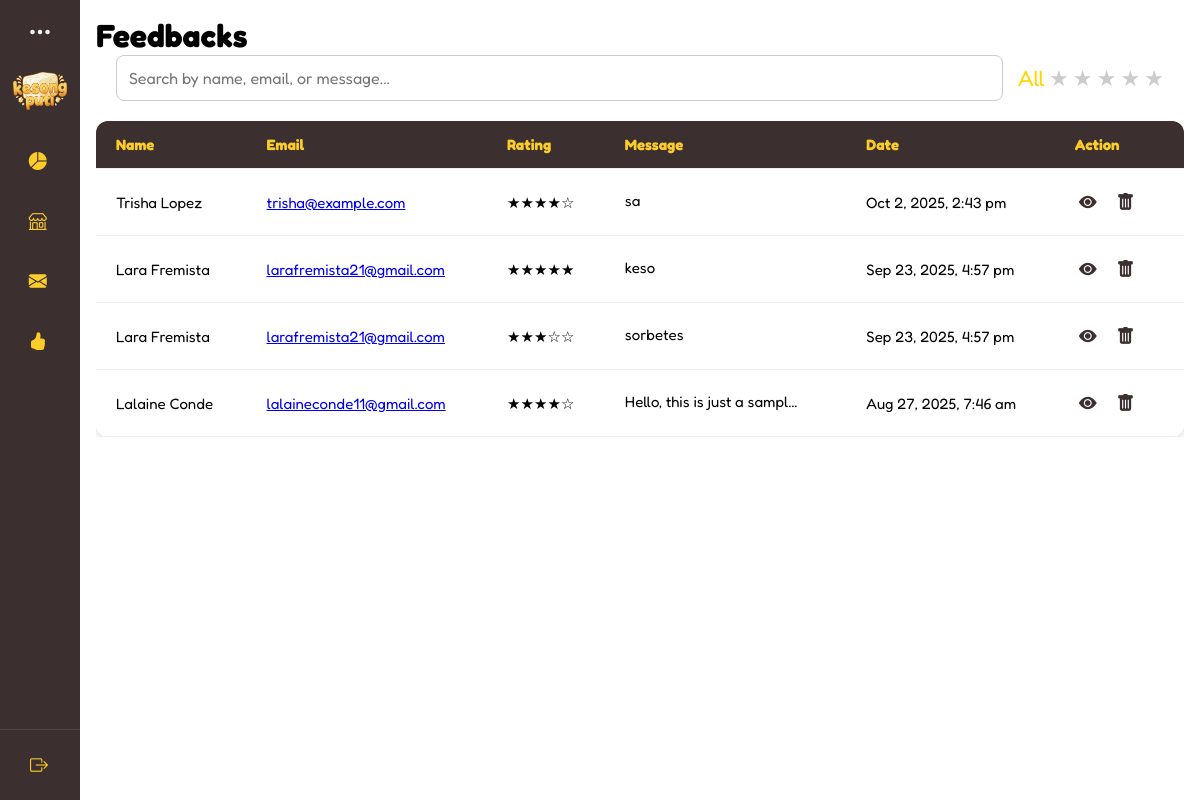
The app's page /interfaces/admin/feedbacks.php (signed in), older data.
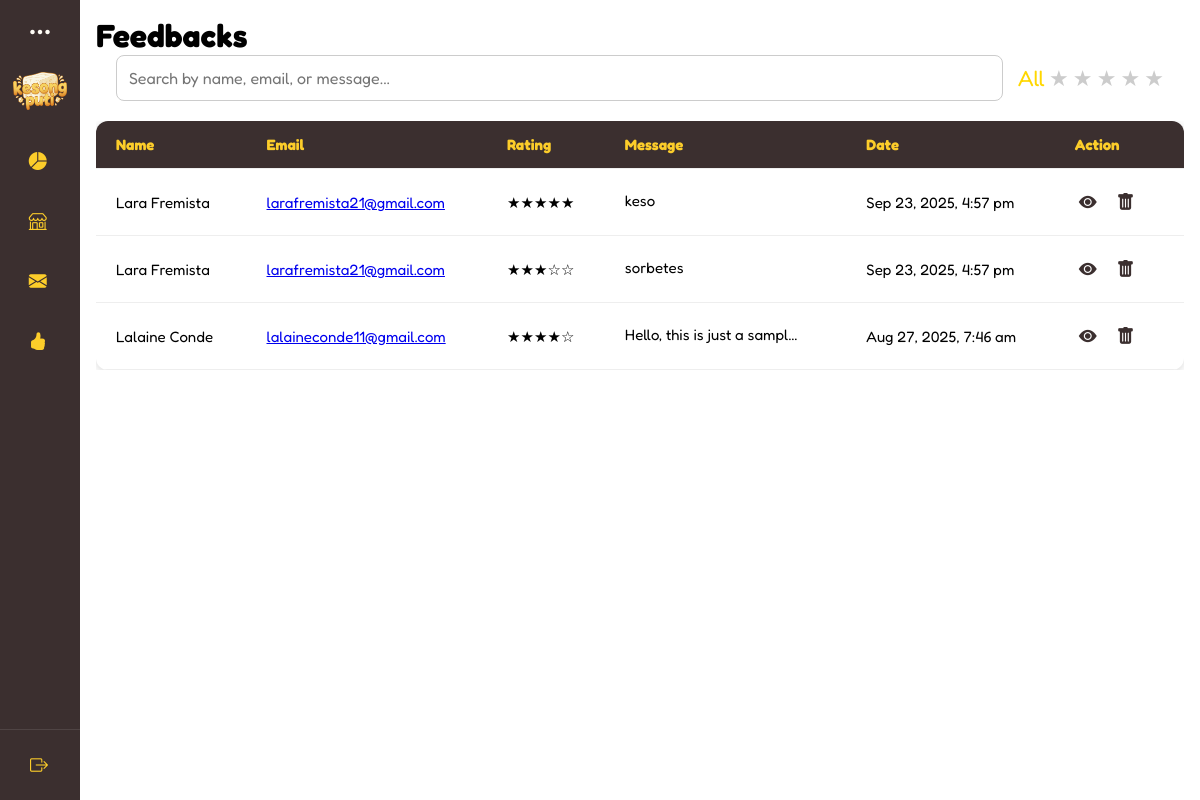
The same page, newer data.
### tables this page shows
CREATE TABLE `reviews` (
  `review_id` int(11) NOT NULL,
  `name` varchar(100) NOT NULL,
  `email` varchar(255) NOT NULL,
  `rating` varchar(10) NOT NULL,
  `feedback` text NOT NULL,
  `created_at` timestamp NOT NULL DEFAULT current_timestamp(),
  `recipient` varchar(100) NOT NULL,
  `order_id` int(11) DEFAULT NULL,
  `media` text DEFAULT NULL,
  `order_item_id` int(11) DEFAULT NULL
);

### interfaces/admin/feedbacks.php (the view, shortened to what this page needs)
<?php
require '../../connection.php';
include ('../../includes/admin-dashboard.php');
 if ($_SESSION['role'] === 'admin') {
    $recipient = "admin_" . $_SESSION['admin_id'];
    $userId = $_SESSION['admin_id'];
    $storeQuery = "SELECT store_name FROM admins WHERE admin_id = $userId LIMIT 1";
} elseif ($_SESSION['role'] === 'superadmin') {
    $recipient = "super_" . $_SESSION['super_id'];
    $userId = $_SESSION['super_id'];
    $storeQuery = "SELECT store_name FROM super_admin WHERE super_id = $userId LIMIT 1";
}
$storeName = "Kesong Puti";
if (isset($storeQuery)) {
    $storeResult = mysqli_query($connection, $storeQuery);
    $storeRow = mysqli_fetch_assoc($storeResult);
    if ($storeRow && !empty($storeRow['store_name'])) {
        $storeName = htmlspecialchars($storeRow['store_name']);
    }
}
$sql = "SELECT * FROM reviews
        WHERE recipient = '$recipient'
        ORDER BY created_at DESC";
$result = mysqli_query($connection, $sql);
?>
<!DOCTYPE html>
<html lang="en">
<head>
    <link
      rel="stylesheet"
      href="https://cdn.jsdelivr.net/npm/bootstrap-icons/font/bootstrap-icons.css"
    />
    <link rel="stylesheet" href="../../css/admin.css"/>
</head>
<body>
<div class="main-content">
      <div class="box" id="feedback-content">
        <h1>Feedbacks</h1>
        <div class="feedback-filter-bar">
          <input
            type="text"
            id="feedbackSearch"
            placeholder="Search by name, email, or message..."
          />
<div class="star-filter">
  <span class="filter-star active" data-value="all">All</span>
  <span class="filter-star" data-value="1">★</span>
  <span class="filter-star" data-value="2">★</span>
  <span class="filter-star" data-value="3">★</span>
  <span class="filter-star" data-value="4">★</span>
  <span class="filter-star" data-value="5">★</span>
</div>
        </div>
      <div class="feedback-table-wrapper">
        <table class="feedback-table">
          <thead>
            <tr>
              <th>Name</th>
              <th>Email</th>
              <th>Rating</th>
              <th>Message</th>
              <th>Date</th>
              <th>Action</th>
            </tr>
          </thead>
          <tbody id="feedbackTableBody">
          <?php if (mysqli_num_rows($result) > 0): ?>
            <?php while ($row = mysqli_fetch_assoc($result)): ?>
              <?php
              $rating = (int)$row['rating'];
          $stars = str_repeat('★', $rating) . str_repeat('☆', 5 - $rating);
              ?>
              <tr>
                <td><?= htmlspecialchars($row['name']) ?></td>
          <td>
              <?php
                  $cleanName = htmlspecialchars($row['name']);
                  $email = htmlspecialchars($row['email']);
                  $subject = "Response to Your Feedback";
                  $body = "Dear $cleanName,%0D%0A%0D%0A" .
                          "Thank you for your feedback regarding our services. We have reviewed your message and would like to provide the following response:%0D%0A%0D%0A" .
                          "[Your Response Here]%0D%0A%0D%0A" .
                          "Best regards,%0D%0A" .
                          "$storeName";
              ?>
              <a href="mailto:<?= $email ?>?subject=<?= rawurlencode($subject) ?>&body=<?= $body ?>">
                  <?= $email ?>
              </a>
          </td>
                <td class="rating-stars"><?= $stars ?></td>
                <td class="contact-message">
                  <span class="short-msg">
                    <?= htmlspecialchars(strlen($row['feedback']) > 50 ? substr($row['feedback'],0,50).'...' : $row['feedback']) ?>
                  </span>
                </td>
                <td><?= date("M j, Y, g:i a", strtotime($row['created_at'])) ?></td>
                <td>
                  <button
                    class="view-btn view-more"
                    data-message="<?= htmlspecialchars($row['feedback']) ?>"
                    data-media='<?= htmlspecialchars($row['media']) ?>'
                    title="View Full Message"
                  >
                    <i class="bi bi-eye-fill"></i>
                  </button>
                  <button class="delete-btn" data-id="<?= $row['review_id'] ?>">
                    <i class="bi bi-trash-fill"></i>
                  </button>
                </td>
              </tr>
            <?php endwhile; ?>
          <?php else: ?>
            <tr>
              <td colspan="6" style="text-align:center;">No feedbacks found</td>
            </tr>
          <?php endif; ?>
          </tbody>
                    </table>
                  </div>
                  </div>
            </div>
</body>
</html>

### includes/admin-dashboard.php (shortened to what this page needs)
<!DOCTYPE html>
<html lang="en">
  <head>
    <link rel="stylesheet" href="../css/admin.css" />
  </head>
  <body>
    <div class="sidebar">
      <div class="header">
        <i class="bi bi-three-dots" id="btn"></i>
      </div>
    <div class="user">
      <img src="../../assets/logo.png" alt="admin" class="profile-img" />
      <div>
      </div>
    </div>
      <div class="sidebar-middle">
        <ul>
          <li class="nav-tab dashboard-tab">
            <a href="#" class="main-tab" id="dashboard-link">
              <i class="bi bi-pie-chart-fill"></i>
            </a>
          </li>
          <li class="nav-tab shop-tab">
            <a href="#" class="main-tab" id="shop-link">
              <i class="bi bi-shop"></i>
            </a>
          </li>
          <li>
            <a
              href="../admin/inbox.php"
              class="main-tab single-tab"
              data-content="inbox-content"
            >
              <i class="bi bi-envelope-fill"></i>
            </a>
          </li>
          <li>
            <a
              href="../admin/feedbacks.php"
              class="main-tab single-tab"
              data-content="feedback-content"
            >
              <i class="bi bi-hand-thumbs-up-fill"></i>
            </a>
          </li>
        </ul>
      </div>
      <div class="sidebar-bottom">
        <ul>
          <li>
            <a href="../../login.php" id="logout-button">
              <i class="bi bi-box-arrow-right"></i>
            </a>
          </li>
        </ul>
      </div>
    </div>
  </body>
</html>

### css/admin.css (style rules this page uses)
* { box-sizing: border-box; margin: 0; padding: 0; font-family: 'Fredoka', sans-serif; }
body { display: flex; align-items: start; justify-content: flex-start; margin: 0; padding: 0; }
.profile-img { width: 54px; }
.sidebar { position: sticky; top: 0; left: 0; min-height: 100vh; width: 80px; background-color: var(--bg-cocoa); padding: 0.4rem 0.8rem; transition: all 0.5s ease; }
.sidebar #btn { position: absolute; color: var(--white); top: 1.1rem; left: 50%; font-size: 1.5rem; transform: translateX(-50%); cursor: pointer; }
.user { display: flex; align-items: center; margin: 1rem 0; }
.sidebar ul li { position: relative; list-style: none; width: 100%; margin: 10px auto; line-height: 50px; font-size: 18px; }
.sidebar ul li a { color: var(--yellow); text-decoration: none; display: flex; align-items: center; border-radius: 20px; transition: all 0.3s ease; white-space: nowrap; overflow: hidden; }
.sidebar ul li a i { min-width: 50px; text-align: center; height: 50px; line-height: 50px; font-size: 18px; }
.nav-tab { display: flex; flex-direction: column; overflow: hidden; transition: all 0.3s ease; }
.sidebar-middle { overflow-y: auto; max-height: 70vh; transition: max-height 0.3s ease; }
.sidebar:not(.active) .sidebar-middle { overflow: hidden; }
.sidebar-bottom { position: absolute; bottom: 0; left: 0; width: 100%; border-top: 1px solid rgba(255, 255, 255, 0.1); }
.sidebar-bottom ul { list-style: none; padding: 0; margin: 0; }
.sidebar-bottom li a { display: flex; align-items: center; height: 50px; padding: 0 14px; color: white; transition: 0.3s ease; font-size: 18px; }
.main-content { position: relative; min-height: 100vh; transition: all 0.5s ease; width: calc(100% - 80px); padding: 1rem; }
.view-btn { background-color: var(--cocoa); color: var(--yellow); border: 2px solid black; font-size: 15px; padding: 5px 10px; border-radius: 40px; cursor: pointer; }
.update-btn, .delete-btn { border: none; padding: 8px 12px; border-radius: 8px; cursor: pointer; margin-right: 6px; transition: transform 0.2s ease; }
.contact-message .short-msg { white-space: nowrap; overflow: hidden; text-overflow: ellipsis; max-width: 180px; display: inline-block; }
.view-more { background: none; border: none; color: var(--cocoa); font-size: 18px; cursor: pointer; padding: 4px; }
.feedback-filter-bar { display: flex; flex-wrap: wrap; gap: 15px; margin-bottom: 20px; align-items: center; padding: 0 20px; }
.feedback-filter-bar input[type="text"], .feedback-filter-bar select { padding: 12px; border-radius: 8px; border: 1px solid #ccc; font-size: 16px; }
.feedback-filter-bar input[type="text"] { flex: 1; min-width: 250px; }
.feedback-table-wrapper { width: 100%; overflow-x: auto; -webkit-overflow-scrolling: touch; margin-top: 10px; }
.feedback-table { min-width: 800px; width: 100%; border-collapse: collapse; background-color: white; box-shadow: 0 2px 8px rgba(0, 0, 0, 0.15); border-radius: 12px; overflow: hidden; }
.feedback-table th, .feedback-table td { text-align: left; padding: 14px 20px; font-size: 15px; border-bottom: 1px solid #eee; }
.feedback-table th { background-color: var(--cocoa); color: var(--yellow); font-weight: bold; }
.feedback-table td button { background: none; border: none; cursor: pointer; font-size: 18px; color: var(--cocoa); }
.filter-star { font-size: 22px; cursor: pointer; color: #ccc; transition: color 0.2s; }
.filter-star.hover, .filter-star.active { color: gold; }

### css/colors.css (style rules this page uses)
:root { --bg-white: #FFFCF6; --bg-beige: #FFFBE6; --bg-cocoa: #3B2F2F; --bg-green: #347928; --bg-mint: #C0EBA6; --bg-yellow: #FCCD2A; --green: #347928; --black: #0D0E0E; --white: #FFFCF6; --yellow: #FCCD2A; --beige: #FFFBE6; --mint: #C0EBA6; --brown: #5E503F; --gray: #404040; --cocoa: #3B2F2F; --btn-yellow: #FCCD2A; --btn-green: #347928; --btn-red: #A7C957; }

Row changes from the older to the newer data that the page shows:
removed reviews: name "Trisha Lopez", email "trisha@example.com", rating "★★★★☆", feedback "sa", created_at "Oct 2, 2025, 2:43 pm"
